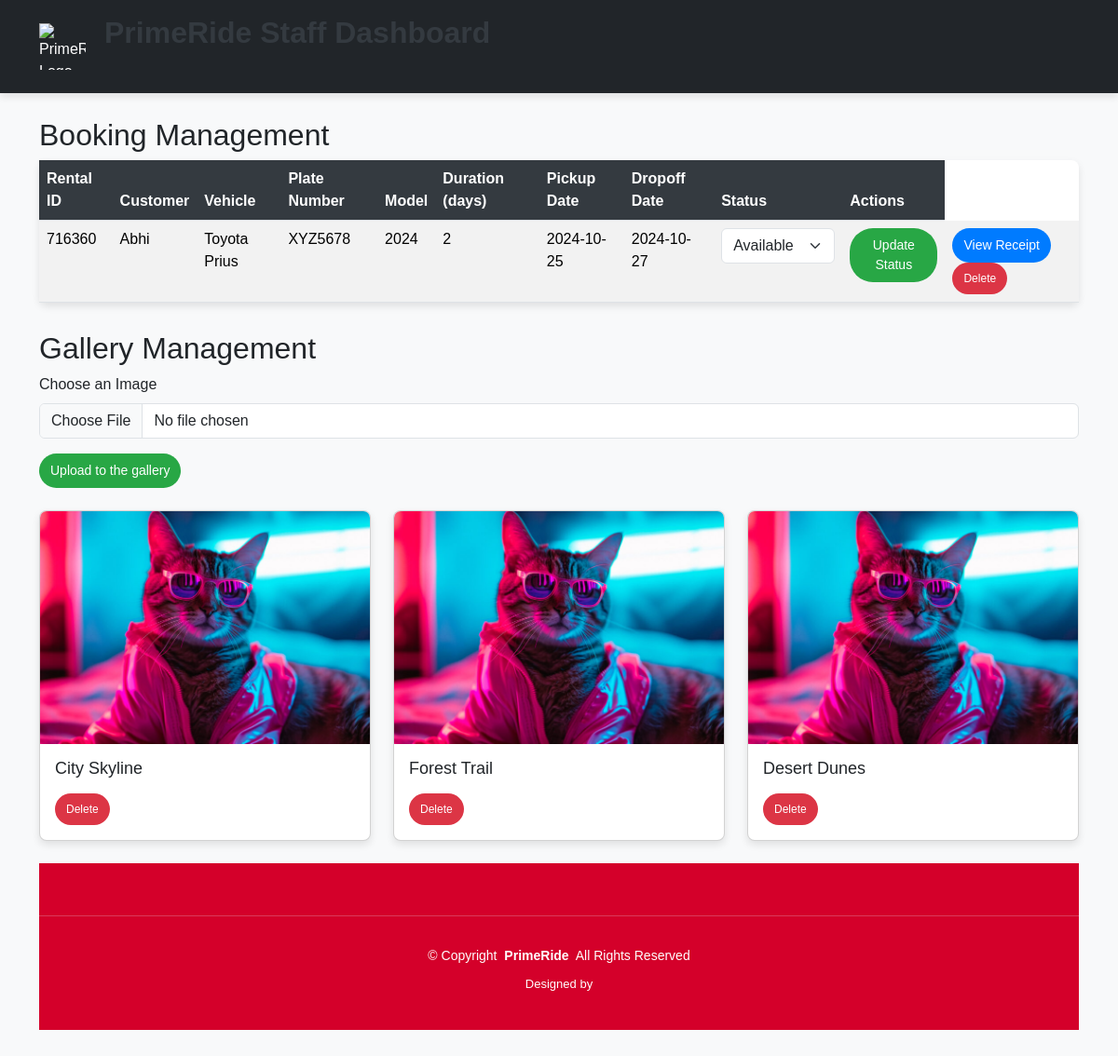
Page /staff/staffdashboard.php on the earlier database version.
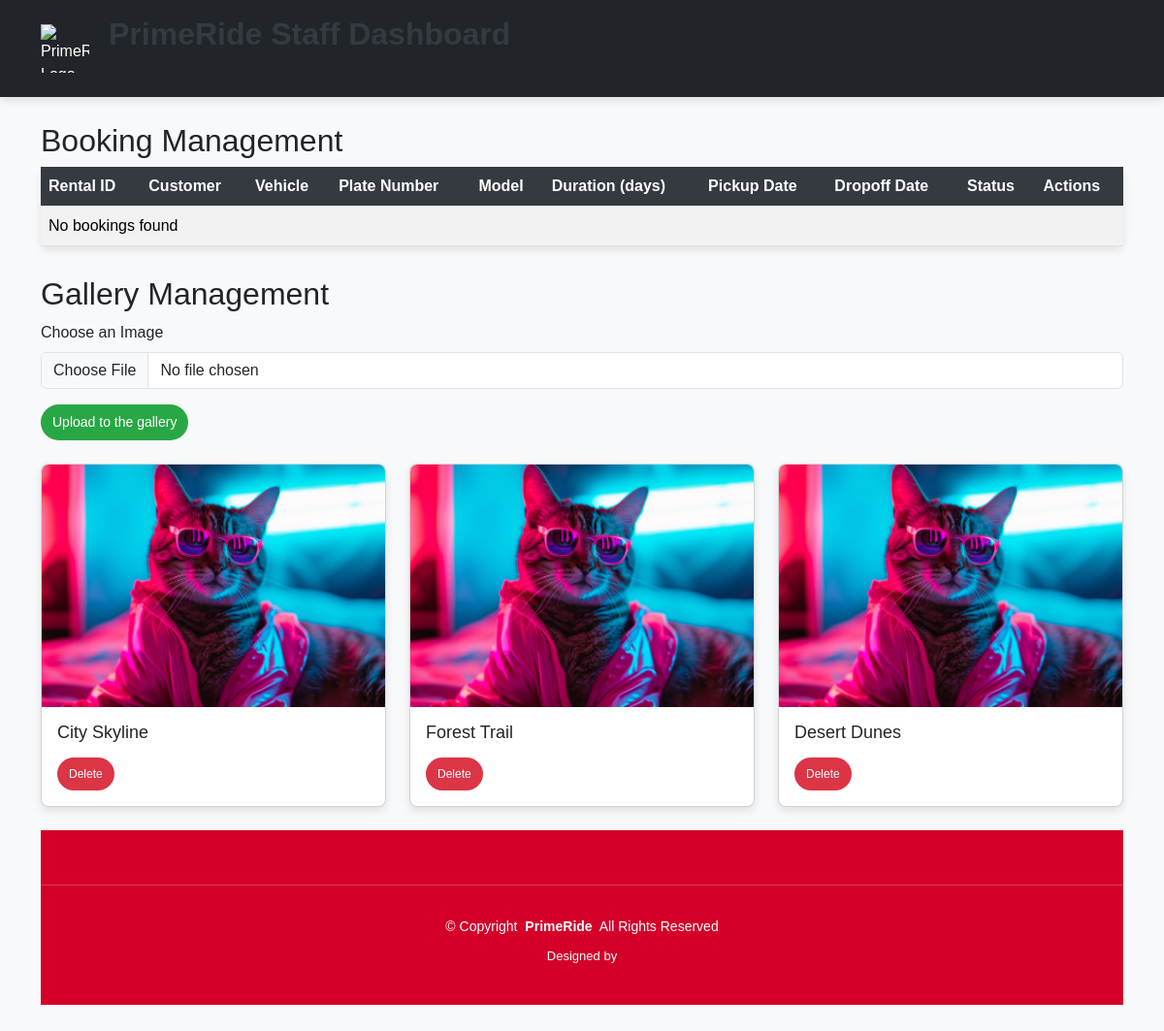
Same page on the later database version.
### tables this page shows
CREATE TABLE `rental` (
  `id` int(11) NOT NULL,
  `rental_id` int(11) NOT NULL,
  `vehicle_name` varchar(255) NOT NULL,
  `plate_number` varchar(50) NOT NULL,
  `model` varchar(255) NOT NULL,
  `total_price` decimal(10,2) NOT NULL,
  `customer_username` varchar(255) NOT NULL,
  `customer_name` varchar(255) NOT NULL,
  `customer_email` varchar(255) NOT NULL,
  `rental_duration` int(11) NOT NULL,
  `pickup_date` date NOT NULL,
  `dropoff_date` date NOT NULL,
  `rental_status` varchar(50) NOT NULL,
  `receipt_url` varchar(255) DEFAULT NULL,
  `created_at` timestamp NOT NULL DEFAULT current_timestamp()
);

CREATE TABLE `gallery` (
  `id` int(11) NOT NULL,
  `title` varchar(100) NOT NULL,
  `image_path` varchar(255) NOT NULL,
  `created_at` timestamp NOT NULL DEFAULT current_timestamp()
);

### staff/staffdashboard.php (the view, shortened to what the changed rows need)
<!DOCTYPE html>
<html lang="en">
<head>
  <link href="https://cdn.jsdelivr.net/npm/bootstrap@5.3.3/dist/css/bootstrap.min.css" rel="stylesheet"
>
  <link rel="stylesheet" href="https://cdn.jsdelivr.net/npm/bootstrap-icons@1.11.3/font/bootstrap-icons.min.css">
  <link rel="stylesheet" href="../../assets/css/style.css">
</head>
<body>
  <header class="p-3 text-bg-dark header">
    <div class="container">
      <div class="d-flex flex-wrap align-items-center justify-content-between">
        <div class="d-flex align-items-center">
          <h1>PrimeRide Staff Dashboard</h1>
        </div>
      </div>
    </div>
  </header>
  <div class="container my-5">
    <h1 class="text-center">Staff Dashboard</h1>
<?php
include '../assets/php/dbconnection.php';
?>
<div class="content">
    <h2>Booking Management</h2>
    <table class="table table-striped">
      <thead>
        <tr>
          <th>Rental ID</th>
          <th>Customer</th>
          <th>Vehicle</th>
          <th>Plate Number</th>
          <th>Model</th>
          <th>Duration (days)</th>
          <th>Pickup Date</th>
          <th>Dropoff Date</th>
          <th>Status</th>
          <th>Actions</th>
        </tr>
      </thead>
      <tbody>
        <?php
        $sql = "SELECT rental_id, customer_username, vehicle_name, plate_number, model, rental_duration,
                pickup_date, dropoff_date, rental_status, receipt_url FROM rental";
        $result = $conn->query($sql);
        if ($result->num_rows > 0) {
            while($row = $result->fetch_assoc()) {
                $receiptUrl = "../assets/Photo/paymentreciepts/{$row['receipt_url']}";
                echo "<tr>
                        <td>{$row['rental_id']}</td>
                        <td>{$row['customer_username']}</td>
                        <td>{$row['vehicle_name']}</td>
                        <td>{$row['plate_number']}</td>
                        <td>{$row['model']}</td>
                        <td>{$row['rental_duration']}</td>
                        <td>{$row['pickup_date']}</td>
                        <td>{$row['dropoff_date']}</td>
                        <td>
                            <form method='post' action='../assets/php/AdminFunctions/ViewRentals.php'>
                                <input type='hidden' name='rental_id' value='{$row['rental_id']}'>
                                <select class='form-select' name='rental_status'>
                                    <option value='Available' " . ($row['rental_status'] == 'Available' ? 'selected' : '') . ">Available</option>
                                    <option value='Out' " . ($row['rental_status'] == 'Out' ? 'selected' : '') . ">Out</option>
                                    <option value='Payment pending' " . ($row['rental_status'] == 'Payment pending' ? 'selected' : '') . ">Payment pending</option>
                                    <option value='Processing' " . ($row['rental_status'] == 'Processing' ? 'selected' : '') . ">Processing</option>
                                    <option value='In service' " . ($row['rental_status'] == 'In service' ? 'selected' : '') . ">In service</option>
                                    <option value='Approved' " . ($row['rental_status'] == 'Approved' ? 'selected' : '') . ">Approved</option>
                                </select>
                        </td>
                        <td>
                            <button class='btn btn-success' type='submit'>Update Status</button>
                        </td>
                        <td>
                            <button class='btn btn-primary' data-bs-toggle='modal' data-bs-target='#receiptModal' onclick='showReceipt(\"$receiptUrl\")'>View Receipt</button>
                            <form method='post' action='../assets/php/AdminFunctions/DeleteRental.php' style='display:inline;'>
                                <input type='hidden' name='rental_id' value='{$row['rental_id']}'>
                                <button class='btn btn-danger' type='submit' onclick='return confirm(\"Are you sure you want to delete this booking?\");'>Delete</button>
                            </form>
                        </td>
                      </tr>";
            }
        } else {
            echo "<tr><td colspan='10'>No bookings found</td></tr>";
        }
        ?>
      </tbody>
    </table>
</div>
    <?php
include '../assets/php/dbconnection.php';
?>
<div class="content">
  <h2>Gallery Management</h2>
  <div class="row mt-4">
    <?php
    $sql = "SELECT id, title, image_path FROM gallery";
    $result = $conn->query($sql);
    if ($result->num_rows > 0) {
      while ($row = $result->fetch_assoc()) {
        ?>
        <div class="col-md-4 mb-4">
          <div class="card">
            <img src="../assets/Photo/Galleryimg/<?php echo $row['image_path']; ?>" class="card-img-top" alt="<?php echo $row['title']; ?>">
            <div class="card-body">
              <h5 class="card-title"><?php echo $row['title']; ?></h5>
              <form action="../assets/php/AdminFunctions/Delete_gallery_item.php" method="POST">
                <button type="submit" class="btn btn-danger">Delete</button>
              </form>
            </div>
          </div>
        </div>
        <?php
      }
    } else {
      echo "<p class='text-center'>Gallery Still Updating</p>";
    }
    ?>
  </div>
</div>
</body>
</html>

Differences in the rows shown:
removed rental: rental "716360", customer_username "Abhi", vehicle_name "Toyota Prius", plate_number "XYZ5678", model "2024", rental_duration "2", pickup_date "2024-10-25", dropoff_date "2024-10-27"
Other differences:
text now shown: "No bookings found"
